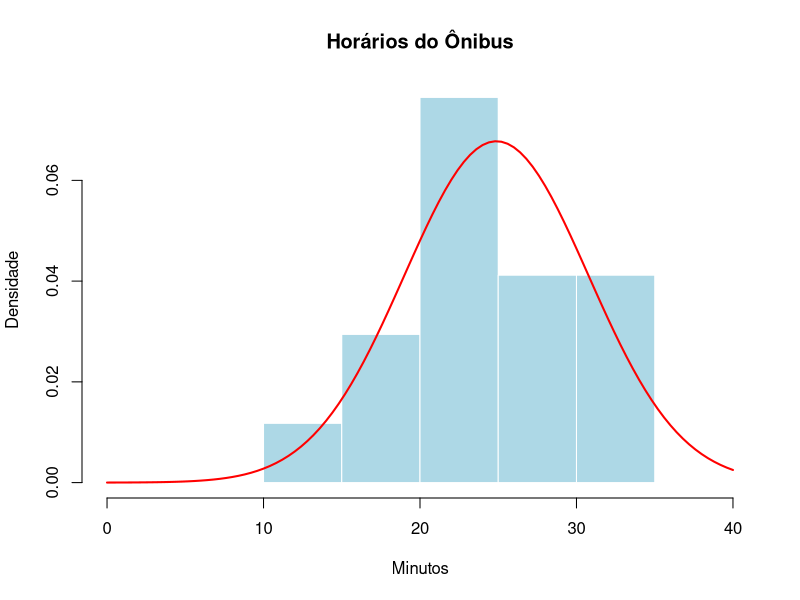

The R script that drew this image:
horaOnibus <- c(30,34,27,28,27,33,22,30,34,33,32,21,20,32,34,22,17,25,23,23,25,30,22,22,21,20,21,19,19,23,11,27,15,24)

sort(horaOnibus)
desvio_p <- sd(horaOnibus)

tamanho <- length(horaOnibus)
tamanho

valorMinimo <- min(horaOnibus)
valorMinimo

valorMaximo <- max(horaOnibus)
valorMaximo

media <- mean(horaOnibus)
media

mediana <- median(horaOnibus)
mediana

moda <- names(which.max(table(horaOnibus)))
moda

hist(horaOnibus, 
     xlim = c(0, 40), 
     breaks = seq(0, 40, by = 5),
     probability = TRUE,
     main = "Horários do Ônibus",
     xlab = "Minutos", 
     ylab = "Densidade",
     col = "lightblue", 
     border = "white")

curve(dnorm(x, mean = media, sd = desvio_p),
      add = TRUE,
      col = "red",
      lwd = 2)
